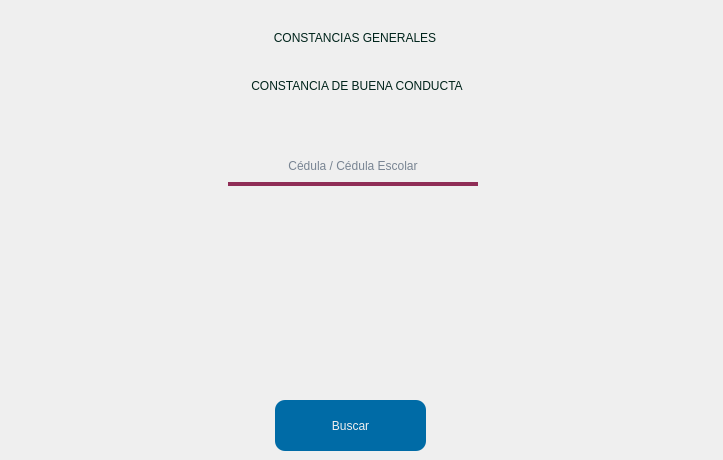
       <widget class="QWidget" name="ConsCond">
        <widget class="QLineEdit" name="Ced_Search_Cond">
         <property name="geometry">
          <rect>
           <x>228</x>
           <y>145</y>
           <width>250</width>
           <height>41</height>
          </rect>
         </property>
         <property name="styleSheet">
          <string notr="true">background-color: transparent;
color: #011936;
font: 15pt &quot;Arial&quot;;
border: 4px solid Transparent;
border-bottom-color: #8F2D56;</string>
         </property>
         <property name="text">
          <string/>
         </property>
         <property name="maxLength">
          <number>12</number>
         </property>
         <property name="alignment">
          <set>Qt::AlignCenter</set>
         </property>
         <property name="placeholderText">
          <string>Cédula / Cédula Escolar</string>
         </property>
        </widget>
        <widget class="QPushButton" name="SearchConstCond_Btn">
         <property name="geometry">
          <rect>
           <x>275</x>
           <y>400</y>
           <width>151</width>
           <height>51</height>
          </rect>
         </property>
         <property name="focusPolicy">
          <enum>Qt::NoFocus</enum>
         </property>
         <property name="styleSheet">
          <string notr="true">QPushButton#SearchConstCond_Btn{
background-color: #006BA6;
border-radius: 10px;
font: bold 15pt &quot;Arial&quot;;
color: #F0F0F0;
}

QPushButton#SearchConstCond_Btn:pressed{
background-color: #03045e;
}</string>
         </property>
         <property name="text">
          <string>Buscar</string>
         </property>
        </widget>
        <widget class="QLabel" name="Conducta">
         <property name="geometry">
          <rect>
           <x>0</x>
           <y>60</y>
           <width>714</width>
           <height>51</height>
          </rect>
         </property>
         <property name="styleSheet">
          <string notr="true">font: 18pt &quot;Arial Black&quot;;
color: #00241b;
</string>
         </property>
         <property name="text">
          <string>CONSTANCIA DE BUENA CONDUCTA</string>
         </property>
         <property name="alignment">
          <set>Qt::AlignCenter</set>
         </property>
        </widget>
        <widget class="QLabel" name="Gen_Label_2">
         <property name="geometry">
          <rect>
           <x>0</x>
           <y>20</y>
           <width>710</width>
           <height>35</height>
          </rect>
         </property>
         <property name="styleSheet">
          <string notr="true">font: 28pt &quot;Arial Black&quot;;
color: #00241b;
</string>
         </property>
         <property name="text">
          <string>CONSTANCIAS GENERALES</string>
         </property>
         <property name="alignment">
          <set>Qt::AlignCenter</set>
         </property>
        </widget>
       </widget>
